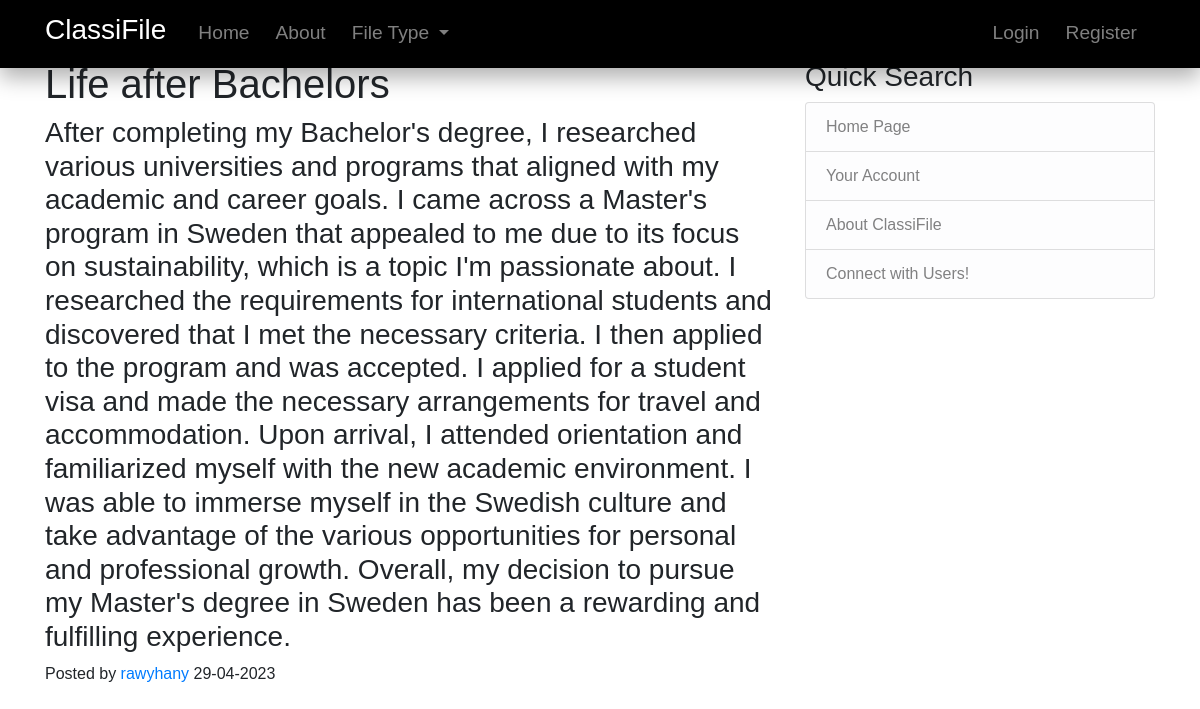
Page /post/9 on the committed database.
### classifile/models.py (models this page shows, shortened)
class Post(db.Model):
    id = db.Column(db.Integer, primary_key=True)
    title = db.Column(db.String(100), nullable=False)
    date_posted = db.Column(db.DateTime, nullable=False, default=datetime.utcnow)
    content = db.Column(db.Text, nullable=False)
    user_id = db.Column(db.Integer, db.ForeignKey('user.id'), nullable=False)

class User(db.Model, UserMixin):
    id = db.Column(db.Integer, primary_key=True)
    username = db.Column(db.String(20), unique=True, nullable=False)
    email = db.Column(db.String(20), unique=True, nullable=False)
    image_file = db.Column(db.String(20), nullable=False, default='default.jpg')
    password = db.Column(db.String(60), nullable=False)
    posts = db.relationship('Post', backref='author', lazy=True)

### classifile/routes.py (the view)
@app.route("/post/<int:post_id>")
def post(post_id):
    post = Post.query.get_or_404(post_id)
    return render_template('post.html', title=post.title, post=post)

### classifile/templates/post.html (shortened to what this page needs)
{% extends "layout.html" %}
{% block content %}
<section class="blog-post">
    <div class="post-header">
      <h1 class="post-title">{{ post.title }}</h1>
      <div class="post-content">
        <h3>{{ post.content }}</h3>
      </div>
      <div class="post-meta">
        <span class="post-author">Posted by <a href="{{ url_for('user_posts', username=post.author.username) }}">{{ post.author.username }}</a></span>
        <span class="post-date">{{ post.date_posted.strftime('%d-%m-%Y') }}</span>
      </div>
    </div>
  </section>
{% endblock content %}

### classifile/static/main.css (style rules this page uses)
body { font-family: Arial, sans-serif; margin: 0; padding: 0; }

### rows in the picture
Post: title "Life after Bachelors", content "After completing my Bachelor's degree, I researched various universities and programs that aligned with my academic and career goals. I came across a Master's program in Sweden that appealed to me due to its focus on sustainability, which is a topic I'm passionate about. I researched the requirements for international students and discovered that I met the necessary criteria. I then applied to the program and was accepted. I applied for a student visa and made the necessary arrangements for travel and accommodation. Upon arrival, I attended orientation and familiarized myself with the new academic environment. I was able to immerse myself in the Swedish culture and take advantage of the…", date_posted "29-04-2023"
User: author.username "rawyhany"
